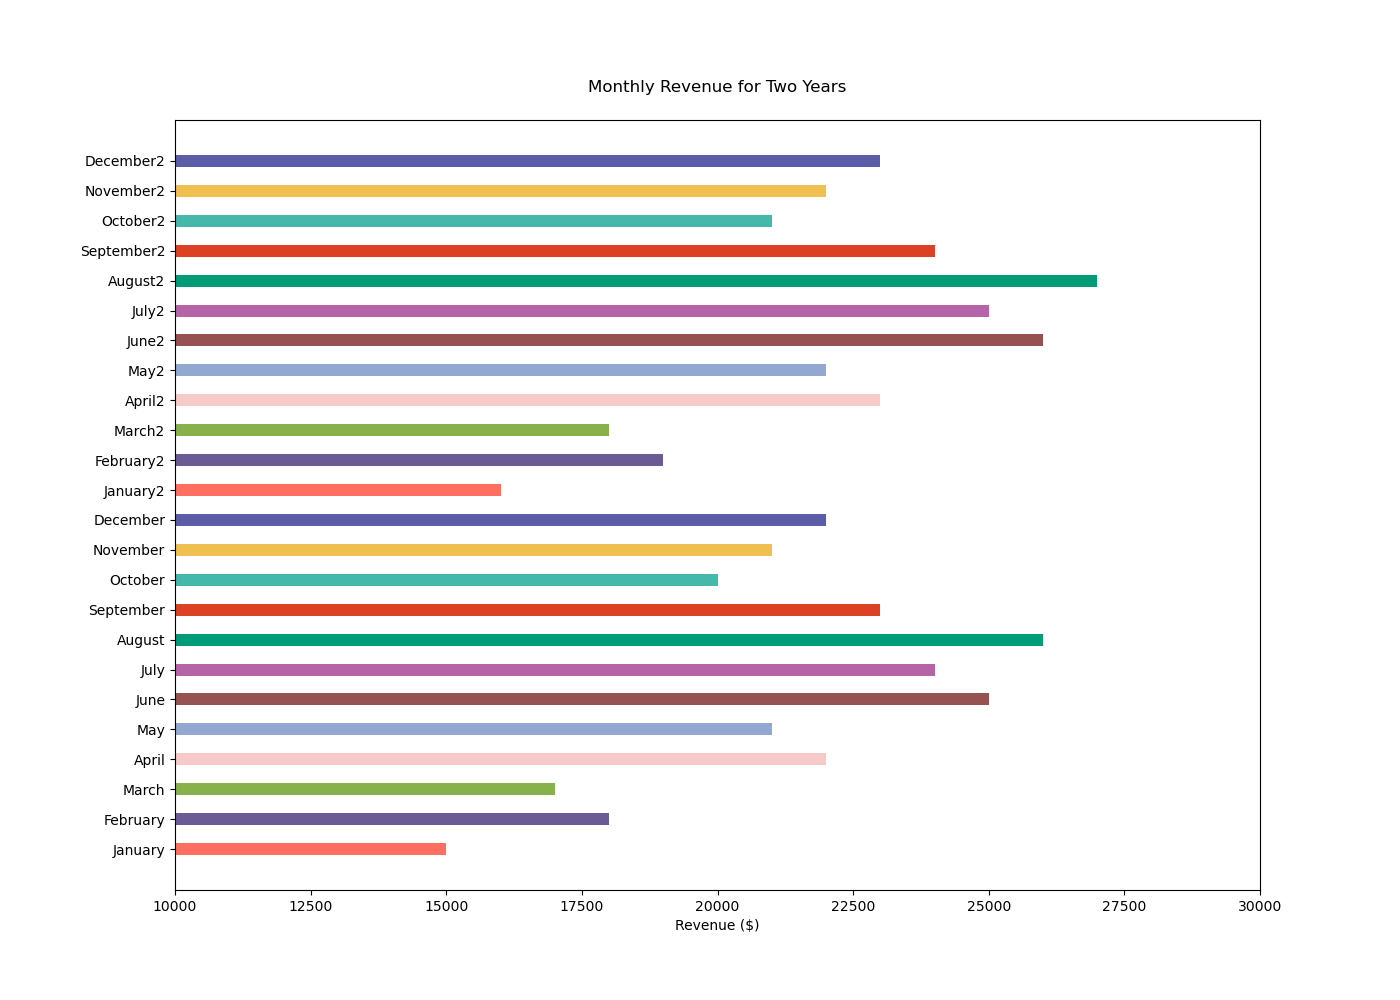

Here is the Python script that generated this plot:

import matplotlib.pyplot as plt

# Data points
months = ['January', 'February', 'March', 'April', 'May', 'June', 'July', 'August', 'September', 'October', 'November', 'December', 
          'January2', 'February2', 'March2', 'April2', 'May2', 'June2', 'July2', 'August2', 'September2', 'October2', 'November2', 'December2']
revenue = [15000, 18000, 17000, 22000, 21000, 25000, 24000, 26000, 23000, 20000, 21000, 22000, 
           16000, 19000, 18000, 23000, 22000, 26000, 25000, 27000, 24000, 21000, 22000, 23000]

# Colors for each bar
colors = ['#FF6F61', '#6B5B95', '#88B04B', '#F7CAC9', '#92A8D1', '#955251', '#B565A7', '#009B77', '#DD4124', '#45B8AC', '#EFC050', '#5B5EA6',
          '#FF6F61', '#6B5B95', '#88B04B', '#F7CAC9', '#92A8D1', '#955251', '#B565A7', '#009B77', '#DD4124', '#45B8AC', '#EFC050', '#5B5EA6']

# Create a horizontal bar chart
plt.figure(figsize=(14, 10))
plt.barh(months, revenue, color=colors, height=0.4)

# Modify the ticks, labels, and title
plt.xlabel('Revenue ($)')
plt.title('Monthly Revenue for Two Years', pad=20)
plt.xlim(10000, 30000)

# Display the plot
plt.show()
